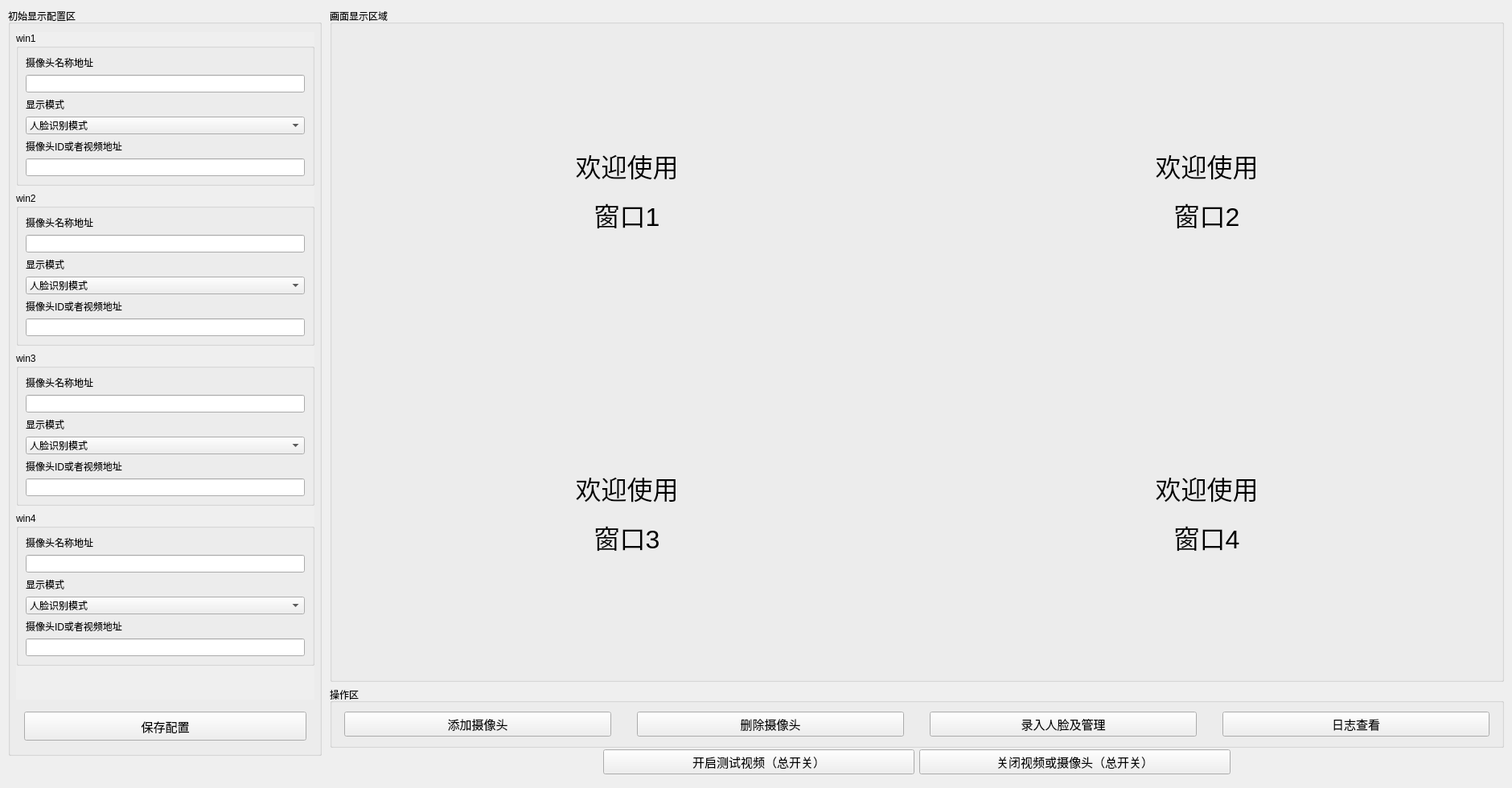
<?xml version='1.0' encoding='UTF-8'?>
<ui version="4.0">
 <class>MainForm</class>
 <widget class="QWidget" name="MainForm">
  <property name="geometry">
   <rect>
    <x>0</x>
    <y>0</y>
    <width>1880</width>
    <height>980</height>
   </rect>
  </property>
  <property name="windowTitle">
   <string>监控系统主界面</string>
  </property>
  <widget class="QWidget" name="layoutWidget">
   <property name="geometry">
    <rect>
     <x>410</x>
     <y>10</y>
     <width>1460</width>
     <height>920</height>
    </rect>
   </property>
   <layout class="QVBoxLayout" name="verticalLayout" stretch="11,1">
    <item>
     <widget class="QGroupBox" name="groupBox1">
      <property name="title">
       <string>画面显示区域</string>
      </property>
      <layout class="QGridLayout" name="gridLayout">
       <item row="1" column="1">
        <widget class="QLabel" name="display4">
         <property name="font"><font><family>Microsoft YaHei UI</family><pointsize>24</pointsize></font></property>
         <property name="text"><string>&lt;html&gt;&lt;head/&gt;&lt;body&gt;&lt;p&gt;欢迎使用&lt;/p&gt;&lt;p&gt;窗口4&lt;/p&gt;&lt;/body&gt;&lt;/html&gt;</string></property>
         <property name="alignment"><set>Qt::AlignCenter</set></property>
        </widget>
       </item>
       <item row="1" column="0">
        <widget class="QLabel" name="display3">
         <property name="font"><font><family>Microsoft YaHei UI</family><pointsize>24</pointsize></font></property>
         <property name="text"><string>&lt;html&gt;&lt;head/&gt;&lt;body&gt;&lt;p&gt;欢迎使用&lt;/p&gt;&lt;p&gt;窗口3&lt;/p&gt;&lt;/body&gt;&lt;/html&gt;</string></property>
         <property name="alignment"><set>Qt::AlignCenter</set></property>
        </widget>
       </item>
       <item row="0" column="1">
        <widget class="QLabel" name="display2">
         <property name="font"><font><family>Microsoft YaHei UI</family><pointsize>24</pointsize></font></property>
         <property name="text"><string>&lt;html&gt;&lt;head/&gt;&lt;body&gt;&lt;p&gt;欢迎使用&lt;/p&gt;&lt;p&gt;窗口2&lt;/p&gt;&lt;/body&gt;&lt;/html&gt;</string></property>
         <property name="alignment"><set>Qt::AlignCenter</set></property>
        </widget>
       </item>
       <item row="0" column="0">
        <widget class="QLabel" name="display1">
         <property name="font"><font><family>Microsoft YaHei UI</family><pointsize>24</pointsize></font></property>
         <property name="text"><string>&lt;html&gt;&lt;head/&gt;&lt;body&gt;&lt;p&gt;欢迎使用&lt;/p&gt;&lt;p&gt;窗口1&lt;/p&gt;&lt;/body&gt;&lt;/html&gt;</string></property>
         <property name="alignment"><set>Qt::AlignCenter</set></property>
        </widget>
       </item>
      </layout>
     </widget>
    </item>
    <item>
     <widget class="QGroupBox" name="groupBox">
      <property name="title">
       <string>操作区</string>
      </property>
      <layout class="QHBoxLayout" name="horizontalLayout">
       <property name="spacing"><number>32</number></property>
       <property name="leftMargin"><number>15</number></property>
       <property name="rightMargin"><number>15</number></property>
       <item>
        <widget class="QPushButton" name="addButton">
         <property name="font"><font><family>Microsoft YaHei UI</family><pointsize>11</pointsize></font></property>
         <property name="text"><string>添加摄像头</string></property>
         <property name="icon"><iconset><normaloff>assets/attachment/addCam.png</normaloff>attachment/addCam.png</iconset></property>
        </widget>
       </item>
       <item>
        <widget class="QPushButton" name="delButton">
         <property name="font"><font><family>Microsoft YaHei UI</family><pointsize>11</pointsize></font></property>
         <property name="text"><string>删除摄像头</string></property>
         <property name="icon"><iconset><normaloff>assets/attachment/delCam.png</normaloff>attachment/delCam.png</iconset></property>
        </widget>
       </item>
       <item>
        <widget class="QPushButton" name="luruButton">
         <property name="font"><font><family>Microsoft YaHei UI</family><pointsize>11</pointsize></font></property>
         <property name="text"><string>录入人脸及管理</string></property>
         <property name="icon"><iconset><normaloff>assets/attachment/luru.png</normaloff>attachment/luru.png</iconset></property>
        </widget>
       </item>
       <item>
        <widget class="QPushButton" name="logButton">
         <property name="font"><font><family>Microsoft YaHei UI</family><pointsize>11</pointsize></font></property>
         <property name="text"><string>日志查看</string></property>
         <property name="icon"><iconset><normaloff>assets/attachment/log.png</normaloff>attachment/log.png</iconset></property>
        </widget>
       </item>
      </layout>
     </widget>
    </item>
   </layout>
  </widget>
  <widget class="QWidget" name="layoutWidget">
   <property name="geometry">
    <rect>
     <x>750</x>
     <y>930</y>
     <width>780</width>
     <height>36</height>
    </rect>
   </property>
   <layout class="QHBoxLayout" name="horizontalLayout_2">
    <item>
     <widget class="QPushButton" name="pushButton1">
      <property name="font"><font><family>Microsoft YaHei UI</family><pointsize>11</pointsize></font></property>
      <property name="text"><string>开启测试视频（总开关）</string></property>
      <property name="icon"><iconset><normaloff>assets/attachment/startall.png</normaloff>attachment/startall.png</iconset></property>
     </widget>
    </item>
    <item>
     <widget class="QPushButton" name="pushButton2">
      <property name="font"><font><family>Microsoft YaHei UI</family><pointsize>11</pointsize></font></property>
      <property name="text"><string>关闭视频或摄像头（总开关）</string></property>
      <property name="icon"><iconset><normaloff>assets/attachment/closeall.png</normaloff>attachment/closeall.png</iconset></property>
     </widget>
    </item>
   </layout>
  </widget>
  <widget class="QGroupBox" name="groupBox_2">
   <property name="geometry">
    <rect>
     <x>10</x>
     <y>10</y>
     <width>390</width>
     <height>930</height>
    </rect>
   </property>
   <property name="title">
    <string>初始显示配置区</string>
   </property>
   <widget class="QScrollArea" name="scrollAreaConfig">
    <property name="geometry">
     <rect>
      <x>10</x>
      <y>30</y>
      <width>371</width>
      <height>830</height>
     </rect>
    </property>
    <property name="frameShape">
     <enum>QFrame::NoFrame</enum>
    </property>
    <property name="widgetResizable">
     <bool>true</bool>
    </property>
    <widget class="QWidget" name="scrollAreaWidgetContents">
     <property name="geometry">
      <rect>
       <x>0</x>
       <y>0</y>
       <width>371</width>
       <height>940</height>
      </rect>
     </property>
     <layout class="QVBoxLayout" name="verticalLayout_2">
      <property name="leftMargin"><number>0</number></property>
      <property name="topMargin"><number>0</number></property>
      <property name="rightMargin"><number>0</number></property>
      <property name="bottomMargin"><number>0</number></property>
      <property name="spacing"><number>8</number></property>
      <item>
       <widget class="QGroupBox" name="groupBoxwin1">
        <property name="title"><string>win1</string></property>
        <layout class="QVBoxLayout" name="verticalLayout_7">
         <item><widget class="QLabel" name="label_13"><property name="minimumHeight"><number>36</number></property><property name="wordWrap"><bool>true</bool></property><property name="text"><string>摄像头名称地址</string></property></widget></item>
         <item><widget class="QLineEdit" name="lineEdit11"/></item>
         <item><widget class="QLabel" name="label_14"><property name="text"><string>显示模式</string></property></widget></item>
         <item>
          <widget class="QComboBox" name="comboBox1">
           <property name="currentIndex"><number>0</number></property>
           <property name="maxVisibleItems"><number>3</number></property>
           <item><property name="text"><string>人脸识别模式</string></property></item>
           <item><property name="text"><string>人脸检测模式</string></property></item>
           <item><property name="text"><string>纯显示模式</string></property></item>
          </widget>
         </item>
         <item><widget class="QLabel" name="label_15"><property name="minimumHeight"><number>36</number></property><property name="wordWrap"><bool>true</bool></property><property name="text"><string>摄像头ID或者视频地址</string></property></widget></item>
         <item><widget class="QLineEdit" name="lineEdit12"/></item>
        </layout>
       </widget>
      </item>
      <item>
       <widget class="QGroupBox" name="groupBoxwin2">
        <property name="title"><string>win2</string></property>
        <layout class="QVBoxLayout" name="verticalLayout_6">
         <item><widget class="QLabel" name="label_10"><property name="minimumHeight"><number>36</number></property><property name="wordWrap"><bool>true</bool></property><property name="text"><string>摄像头名称地址</string></property></widget></item>
         <item><widget class="QLineEdit" name="lineEdit21"/></item>
         <item><widget class="QLabel" name="label_11"><property name="text"><string>显示模式</string></property></widget></item>
         <item>
          <widget class="QComboBox" name="comboBox2">
           <property name="currentIndex"><number>0</number></property>
           <property name="maxVisibleItems"><number>3</number></property>
           <item><property name="text"><string>人脸识别模式</string></property></item>
           <item><property name="text"><string>人脸检测模式</string></property></item>
           <item><property name="text"><string>纯显示模式</string></property></item>
          </widget>
         </item>
         <item><widget class="QLabel" name="label_12"><property name="minimumHeight"><number>36</number></property><property name="wordWrap"><bool>true</bool></property><property name="text"><string>摄像头ID或者视频地址</string></property></widget></item>
         <item><widget class="QLineEdit" name="lineEdit22"/></item>
        </layout>
       </widget>
      </item>
      <item>
       <widget class="QGroupBox" name="groupBoxwin3">
        <property name="title"><string>win3</string></property>
        <layout class="QVBoxLayout" name="verticalLayout_5">
         <item><widget class="QLabel" name="label_7"><property name="minimumHeight"><number>36</number></property><property name="wordWrap"><bool>true</bool></property><property name="text"><string>摄像头名称地址</string></property></widget></item>
         <item><widget class="QLineEdit" name="lineEdit31"/></item>
         <item><widget class="QLabel" name="label_8"><property name="text"><string>显示模式</string></property></widget></item>
         <item>
          <widget class="QComboBox" name="comboBox3">
           <property name="currentIndex"><number>0</number></property>
           <property name="maxVisibleItems"><number>3</number></property>
           <item><property name="text"><string>人脸识别模式</string></property></item>
           <item><property name="text"><string>人脸检测模式</string></property></item>
           <item><property name="text"><string>纯显示模式</string></property></item>
          </widget>
         </item>
         <item><widget class="QLabel" name="label_9"><property name="minimumHeight"><number>36</number></property><property name="wordWrap"><bool>true</bool></property><property name="text"><string>摄像头ID或者视频地址</string></property></widget></item>
         <item><widget class="QLineEdit" name="lineEdit32"/></item>
        </layout>
       </widget>
      </item>
      <item>
       <widget class="QGroupBox" name="groupBoxwin4">
        <property name="title"><string>win4</string></property>
        <layout class="QVBoxLayout" name="verticalLayout_3">
         <item><widget class="QLabel" name="label"><property name="minimumHeight"><number>36</number></property><property name="wordWrap"><bool>true</bool></property><property name="text"><string>摄像头名称地址</string></property></widget></item>
         <item><widget class="QLineEdit" name="lineEdit41"/></item>
         <item><widget class="QLabel" name="label_2"><property name="text"><string>显示模式</string></property></widget></item>
         <item>
          <widget class="QComboBox" name="comboBox4">
           <property name="currentIndex"><number>0</number></property>
           <property name="maxVisibleItems"><number>3</number></property>
           <item><property name="text"><string>人脸识别模式</string></property></item>
           <item><property name="text"><string>人脸检测模式</string></property></item>
           <item><property name="text"><string>纯显示模式</string></property></item>
          </widget>
         </item>
         <item><widget class="QLabel" name="label_3"><property name="minimumHeight"><number>36</number></property><property name="wordWrap"><bool>true</bool></property><property name="text"><string>摄像头ID或者视频地址</string></property></widget></item>
         <item><widget class="QLineEdit" name="lineEdit42"/></item>
        </layout>
       </widget>
      </item>
      <item>
       <spacer name="verticalSpacerConfig">
        <property name="orientation">
         <enum>Qt::Vertical</enum>
        </property>
        <property name="sizeHint" stdset="0">
         <size>
          <width>20</width>
          <height>40</height>
         </size>
        </property>
       </spacer>
      </item>
     </layout>
    </widget>
   </widget>
   <widget class="QPushButton" name="pushButtonSaveConfig">
   <property name="geometry">
    <rect>
     <x>20</x>
     <y>875</y>
     <width>351</width>
     <height>36</height>
    </rect>
    </property>
    <property name="font"><font><family>Microsoft YaHei UI</family><pointsize>11</pointsize></font></property>
    <property name="text"><string>保存配置</string></property>
    <property name="icon"><iconset><normaloff>assets/attachment/saveconfig.png</normaloff>attachment/saveconfig.png</iconset></property>
   </widget>
  </widget>
 </widget>
 <resources />
 <connections />
</ui>
